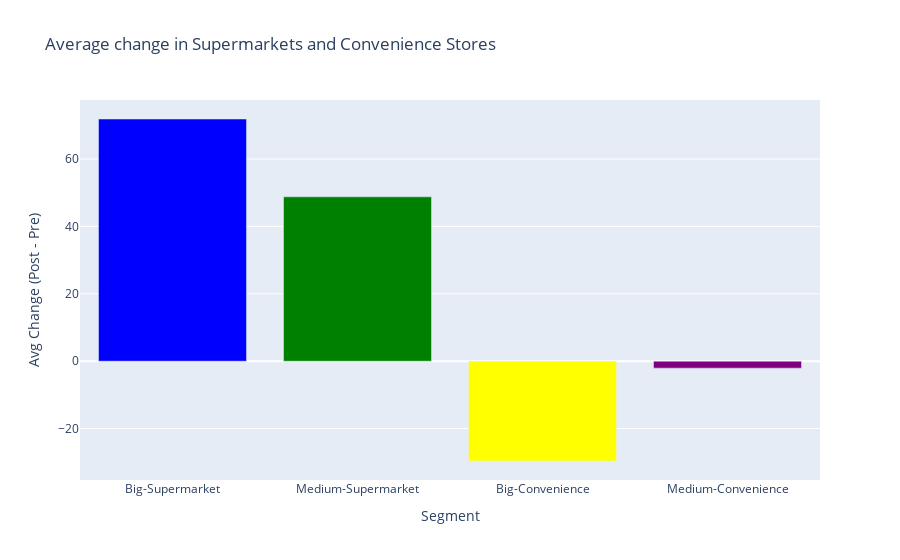

Notebook source saved alongside this figure:
### Code cell
import plotly.express as px
import pandas as pd

# Tus datos
mean_values = [avg_sup_b, avg_sup_m, avg_conv_b, avg_conv_m]
labels = ['Big-Supermarket', 'Medium-Supermarket', 'Big-Convenience', 'Medium-Convenience']
colors = ['blue', 'green', 'yellow', 'purple']

# Crear DataFrame
df_plot = pd.DataFrame({
    'Segment': labels,
    'Change': mean_values,
    'Color': colors
})

# Crear gráfico interactivo
fig = px.bar(df_plot,
             x='Segment',
             y='Change',
             color='Segment',
             color_discrete_sequence=colors,
             title='Average change in Supermarkets and Convenience Stores',
             labels={'Change': 'Avg Change (Post - Pre)'}
            )

fig.update_layout(showlegend=False)
fig.show()

### Figure 1 — Plotly figure (JSON) as saved in the notebook; plotly's stock layout.template omitted (floating-point values rounded to 4 significant figures)
{"data": [{"alignmentgroup": "True", "hovertemplate": "Segment=%{x}<br>Avg Change (Post - Pre)=%{y}<extra></extra>", "legendgroup": "Big-Supermarket", "marker": {"color": "blue", "pattern": {"shape": ""}}, "name": "Big-Supermarket", "offsetgroup": "Big-Supermarket", "orientation": "v", "showlegend": true, "textposition": "auto", "type": "bar", "x": ["Big-Supermarket"], "xaxis": "x", "y": [71.88], "yaxis": "y"}, {"alignmentgroup": "True", "hovertemplate": "Segment=%{x}<br>Avg Change (Post - Pre)=%{y}<extra></extra>", "legendgroup": "Medium-Supermarket", "marker": {"color": "green", "pattern": {"shape": ""}}, "name": "Medium-Supermarket", "offsetgroup": "Medium-Supermarket", "orientation": "v", "showlegend": true, "textposition": "auto", "type": "bar", "x": ["Medium-Supermarket"], "xaxis": "x", "y": [48.78], "yaxis": "y"}, {"alignmentgroup": "True", "hovertemplate": "Segment=%{x}<br>Avg Change (Post - Pre)=%{y}<extra></extra>", "legendgroup": "Big-Convenience", "marker": {"color": "yellow", "pattern": {"shape": ""}}, "name": "Big-Convenience", "offsetgroup": "Big-Convenience", "orientation": "v", "showlegend": true, "textposition": "auto", "type": "bar", "x": ["Big-Convenience"], "xaxis": "x", "y": [-29.62], "yaxis": "y"}, {"alignmentgroup": "True", "hovertemplate": "Segment=%{x}<br>Avg Change (Post - Pre)=%{y}<extra></extra>", "legendgroup": "Medium-Convenience", "marker": {"color": "purple", "pattern": {"shape": ""}}, "name": "Medium-Convenience", "offsetgroup": "Medium-Convenience", "orientation": "v", "showlegend": true, "textposition": "auto", "type": "bar", "x": ["Medium-Convenience"], "xaxis": "x", "y": [-2.064], "yaxis": "y"}], "layout": {"barmode": "relative", "legend": {"title": {"text": "Segment"}, "tracegroupgap": 0}, "showlegend": false, "title": {"text": "Average change in Supermarkets and Convenience Stores"}, "xaxis": {"anchor": "y", "categoryarray": ["Big-Supermarket", "Medium-Supermarket", "Big-Convenience", "Medium-Convenience"], "categoryorder": "array", "domain": [0, 1], "title": {"text": "Segment"}}, "yaxis": {"anchor": "x", "domain": [0, 1], "title": {"text": "Avg Change (Post - Pre)"}}}}
